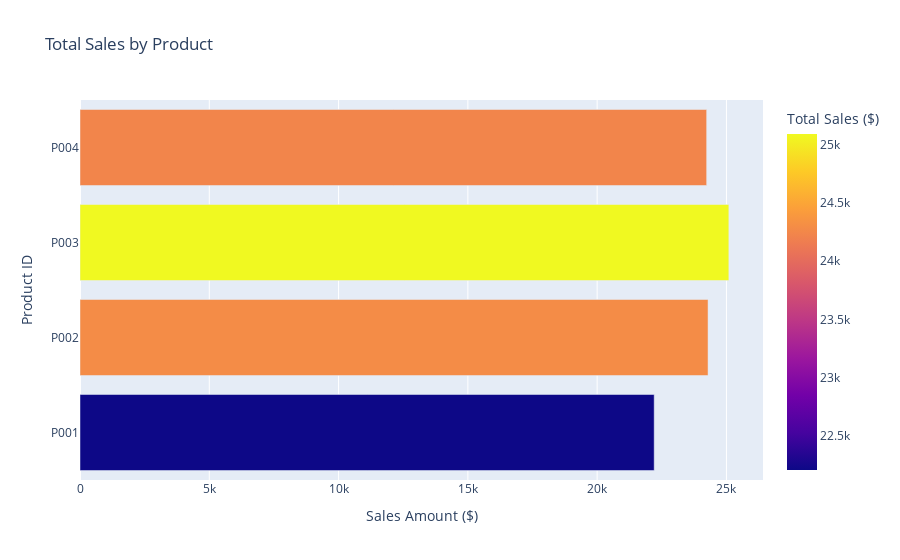

Notebook code cell kept with this figure:
### Code cell
# Aggregate by Product
product_data = data.groupby('Product ID').agg({
    'Units Sold': 'sum',
    'Sales Amount': 'sum'
}).reset_index()

# Plot Sales and Units Sold by product in a horizontal bar chart
fig = px.bar(product_data, y='Product ID', x='Sales Amount', orientation='h',
             title="Total Sales by Product",
             color='Sales Amount',
             labels={'Sales Amount': 'Total Sales ($)', 'Product ID': 'Product'},
             hover_data={'Units Sold': True})

fig.update_layout(xaxis_title="Sales Amount ($)", yaxis_title="Product ID")
fig.show()

### Figure 1 — Plotly figure (JSON) as saved in the notebook; plotly's stock layout.template omitted (floating-point values rounded to 4 significant figures)
{"data": [{"alignmentgroup": "True", "customdata": [[2415.0], [2916.0], [2604.0], [2892.0]], "hovertemplate": "Total Sales ($)=%{marker.color}<br>Product=%{y}<br>Units Sold=%{customdata[0]}<extra></extra>", "legendgroup": "", "marker": {"color": [22210.0, 24290.0, 25090.0, 24240.0], "coloraxis": "coloraxis", "pattern": {"shape": ""}}, "name": "", "offsetgroup": "", "orientation": "h", "showlegend": false, "textposition": "auto", "type": "bar", "x": [22210.0, 24290.0, 25090.0, 24240.0], "xaxis": "x", "y": ["P001", "P002", "P003", "P004"], "yaxis": "y"}], "layout": {"barmode": "relative", "coloraxis": {"colorbar": {"title": {"text": "Total Sales ($)"}}, "colorscale": [[0, "#0d0887"], [0.1111, "#46039f"], [0.2222, "#7201a8"], [0.3333, "#9c179e"], [0.4444, "#bd3786"], [0.5556, "#d8576b"], [0.6667, "#ed7953"], [0.7778, "#fb9f3a"], [0.8889, "#fdca26"], [1, "#f0f921"]]}, "legend": {"tracegroupgap": 0}, "title": {"text": "Total Sales by Product"}, "xaxis": {"anchor": "y", "domain": [0, 1], "title": {"text": "Sales Amount ($)"}}, "yaxis": {"anchor": "x", "domain": [0, 1], "title": {"text": "Product ID"}}}}
